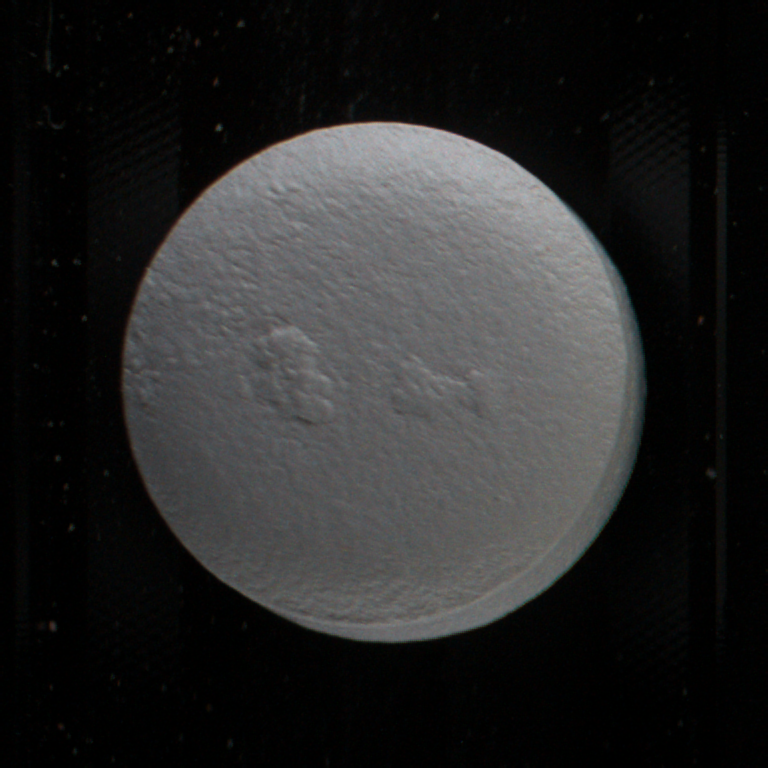
#> input picture code/chipping_test/Cam1--01-inspection_Cam1_vision_3586_0.png, 768 x 768 px; its folder holds only this picture in this run
$ python chipping_labeling_brown_pill.py
#> lines starting #> are read from the running program, lines starting #| are printed output that depends on the picture; after the words box and inside, x2 and y2 are one past the last pixel; in counts of white or black regions, pixels touching at a corner belong together
import json
import glob
import cv2 as cv
import numpy as np
import shutil


def display_img(image, mask):
    mask = cv.cvtColor(mask, cv.COLOR_GRAY2RGB)
    new_mask = np.bitwise_and(image, mask)
    inv_reg = cv.bitwise_not(mask)
    n_image = np.bitwise_and(image, inv_reg)
    mask[:, :, 0] = mask[:, :, 0]/255 * 249
    mask[:, :, 1] = mask[:, :, 1]/255 * 134
    mask[:, :, 2] = mask[:, :, 2]/255 * 31
    new_mask = cv.addWeighted(new_mask, 0.6, mask, 0.4, 0)
    n_image = n_image + new_mask
    return n_image


file_list = glob.glob('chipping_test/*.png')
m = 0
for filename in file_list:
    pionts = {}
    shapes = []
    f_name, ext = filename.split('.')
    img = cv.imread(filename, 1)
#> img is the input picture: shape (768, 768, 3); mean B, G, R 39.2, 39.3, 39.3
    # img = cv.resize(img, (384, 384))
    b, g, r = cv.split(img)
    r = cv.medianBlur(r, 5)
    #ret, r_mask = cv.threshold(r, 70, 255, cv.THRESH_BINARY)
    ret, r_mask = cv.threshold(r, 30, 255, cv.THRESH_BINARY)
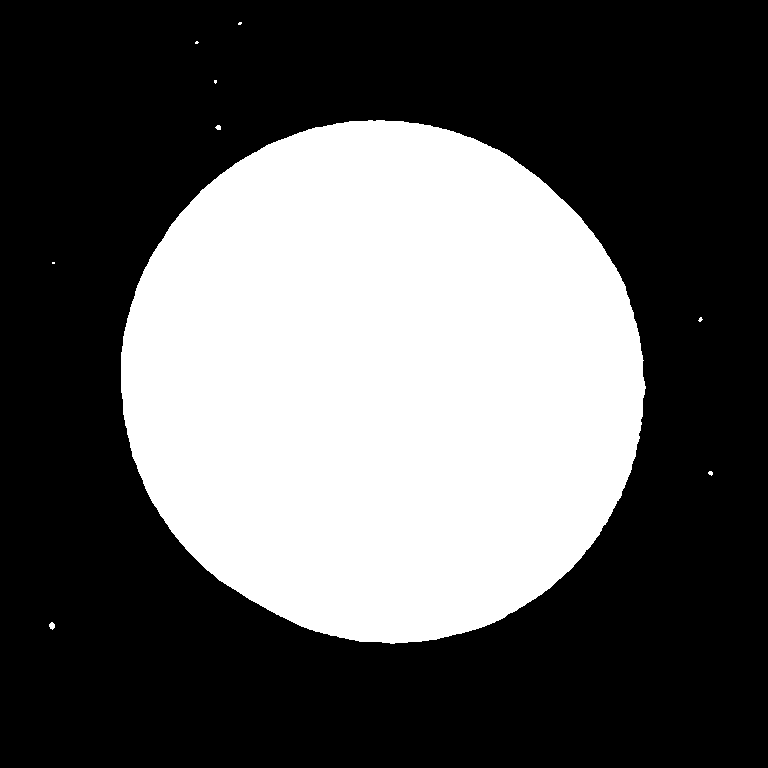
#> r_mask: shape (768, 768); 36.3% white; 9 white regions (6 under 20 px), largest, box (x1, y1, x2, y2) and area: (121, 120, 646, 644) 214233, (49, 622, 55, 630) 34, (215, 125, 221, 130) 23
    # r_mask = cv.dilate(r_mask, kernel=np.ones((1, 1), np.uint8))
    b = cv.bitwise_and(b, r_mask)
    b_mask = cv.medianBlur(b, 15)
    b = cv.medianBlur(b, 5)
    # b = cv.blur(b, (3, 3))
    # cv.imshow('test', b)
    # cv.waitKey()
    b = cv.subtract(b, b_mask)*3
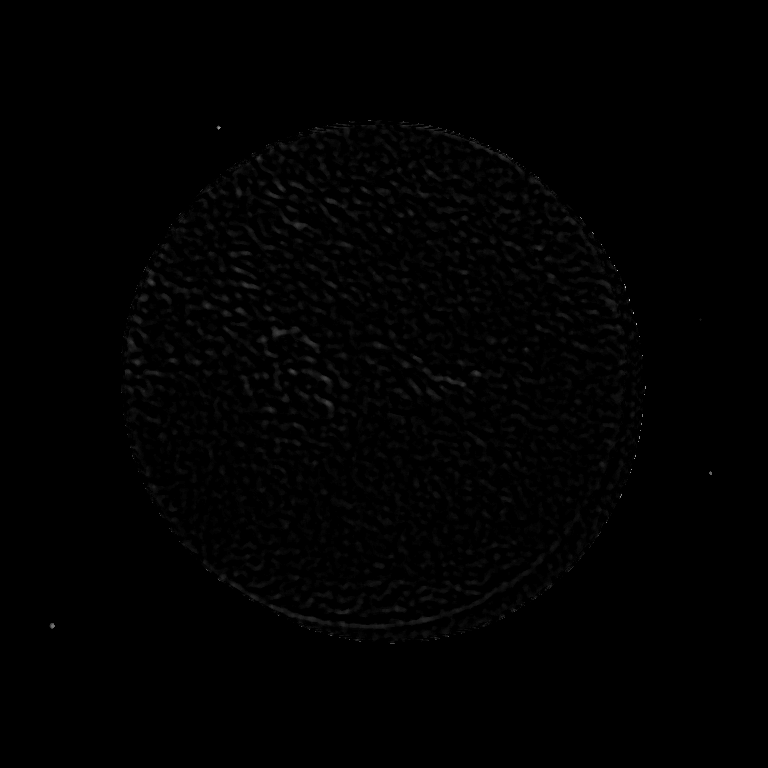
#> b: shape (768, 768); min 0, max 204, mean 1.4
    #low_gv = 40
    #k_erode = 5
    #k_dilate = 5
    low_gv = 9
    k_erode = 5
    k_dilate = 5

    while True:
        b_mask = cv.blur(b_mask, (5, 5))
        b_mask = cv.inRange(b, low_gv, 50)
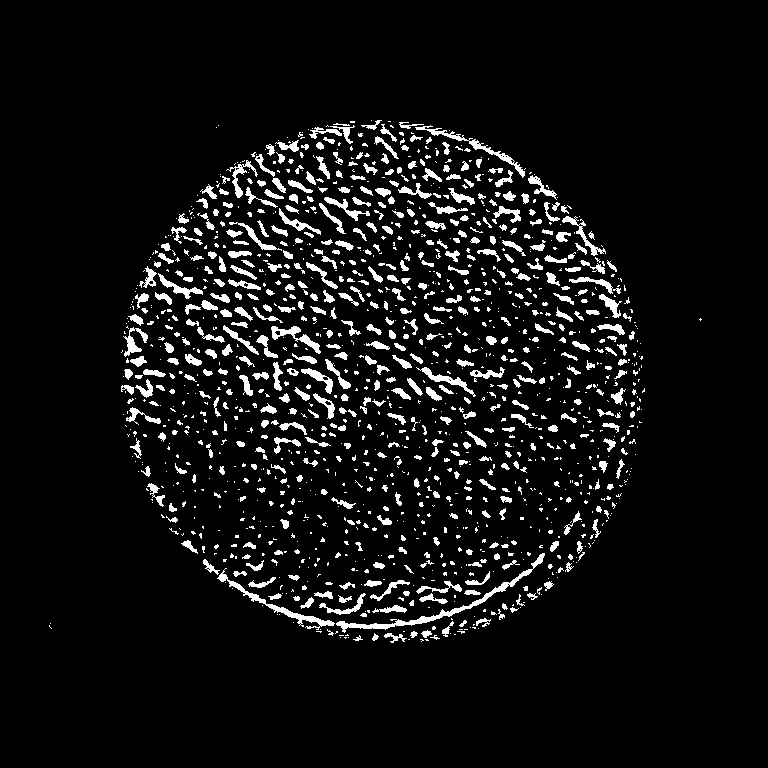
#> b_mask: shape (768, 768); 6.7% white; 1427 white regions (905 under 20 px)
        a = np.zeros_like(b_mask)
        contours, hierarchy = cv.findContours(b_mask, cv.RETR_EXTERNAL, cv.CHAIN_APPROX_SIMPLE)
#> contours = 1427 contours, 1046 with area under 20; largest, box (x1, y1, x2, y2) and area: (336, 553, 545, 633) 866, (217, 568, 335, 630) 532, (415, 125, 525, 178) 407, (271, 326, 321, 354) 329, (416, 367, 476, 397) 264
        for i in range(len(contours)):
            area = cv.contourArea(contours[i])
            if area < 40:
                cv.drawContours(b_mask, contours, i, 0, cv.FILLED)
#> this loop made 1427 passes
#> area on passes 13, 14, 16: 57, 21.5, 23.5
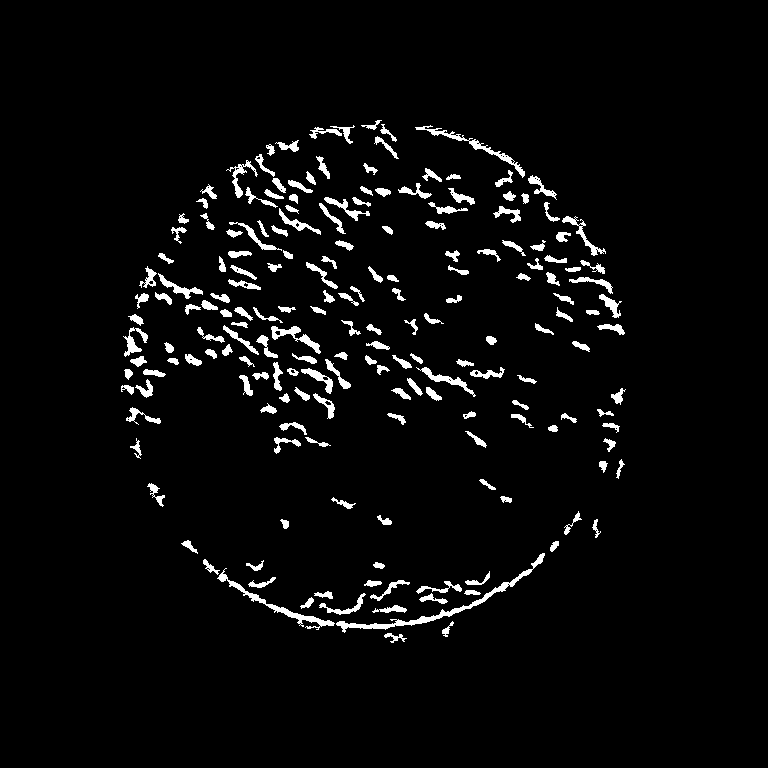
#> b_mask: shape (768, 768); 3.8% white; 190 white regions, largest, box (x1, y1, x2, y2) and area: (336, 553, 545, 633) 1100, (217, 568, 335, 630) 697, (415, 125, 525, 178) 561

        b_mask = cv.dilate(b_mask, kernel=np.ones((k_dilate, k_dilate), np.uint8))
#> b_mask: shape (768, 768); 9.5% white; 99 white regions, largest, box (x1, y1, x2, y2) and area: (201, 551, 547, 645) 7634, (183, 291, 353, 421) 6930, (224, 138, 323, 237) 3666
        b_mask = cv.erode(b_mask, kernel=np.ones((k_erode, k_erode), np.uint8))
#> b_mask: shape (768, 768); 4.2% white; 145 white regions, largest, box (x1, y1, x2, y2) and area: (203, 553, 545, 643) 2687, (252, 326, 321, 391) 918, (226, 154, 286, 208) 910
        new_image = display_img(img, b_mask)
#> in display_img, `mask[:, :, 0] = mask[:, :, 0]/255 * 249`: mask: shape (768, 768, 3); mean B, G, R 10.5, 10.8, 10.8
#> in display_img, `mask[:, :, 2] = mask[:, :, 2]/255 * 31`:
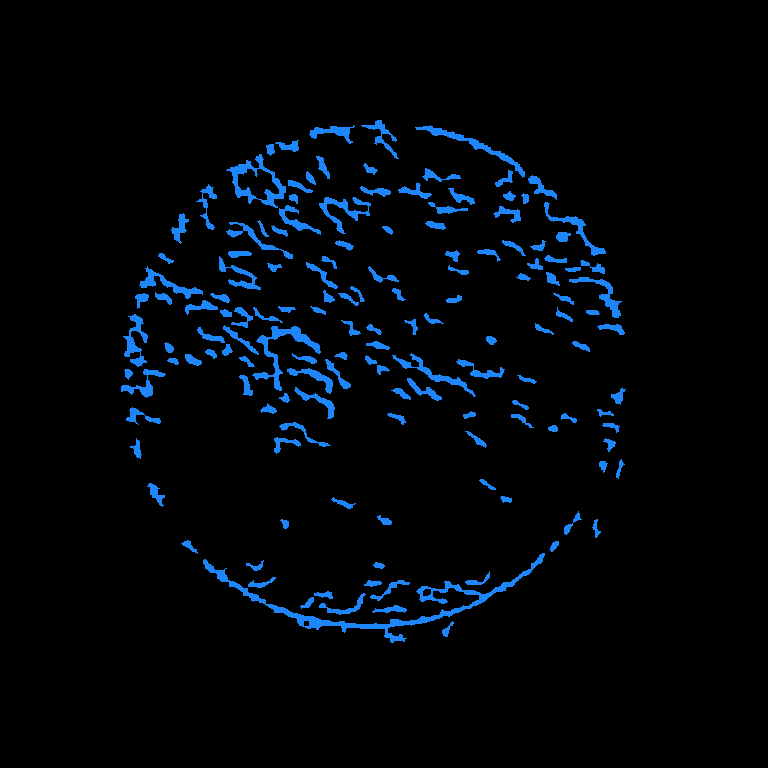
#> mask: shape (768, 768, 3); mean B, G, R 10.5, 5.7, 1.3
#> in display_img, `new_mask = cv.addWeighted(new_mask, 0.6, mask, 0.4, 0)`:
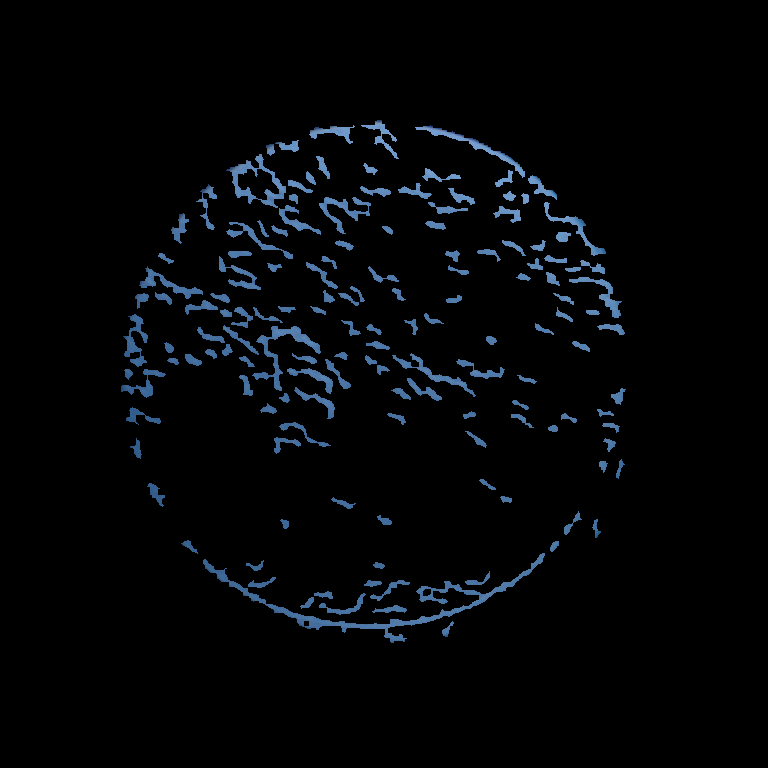
#> new_mask: shape (768, 768, 3); mean B, G, R 7.1, 5.1, 3.4
        new_image = cv.hconcat([cv.resize(img, (768, 768)), cv.resize(new_image, (768, 768))])
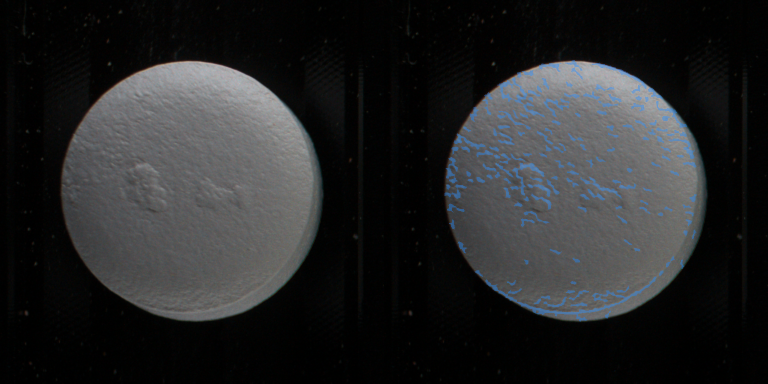
#> new_image: shape (768, 1536, 3) (shown at 1/2 size); mean B, G, R 40.4, 39.5, 38.6
        cv.imshow(filename, new_image)
        cv.moveWindow(filename, 10, 10)
        k = cv.waitKey(0)
#> (key Esc is pressed here)
        cv.destroyAllWindows()
        if k == 27:  # ESC key
            break
        elif k == 13:  # Return Key
            if m < 10:
                save_string = 'chipping_test/white_chipping_000' + str(m)
            elif m < 100:
                save_string = 'chipping_test/white_chipping_00' + str(m)
            elif m < 1000:
                save_string = 'chipping_test/white_chipping_0' + str(m)
            elif m < 10000:
                save_string = 'chipping_test/white_chipping_' + str(m)
            cv.imwrite(save_string + '.png', img)
            cv.imwrite(save_string + '_gt.png', b_mask)
            json_f_name = save_string.split('/')
            contours, hierarchy = cv.findContours(b_mask, cv.RETR_EXTERNAL, cv.CHAIN_APPROX_SIMPLE)
            for i in range(len(contours)):
                shape = {"label": "chipping", "points": np.squeeze(contours[i], axis=1).tolist(), "group_id": None,
                         "shape_type": "polygon", "flag": {}
                         }
                shapes.append(shape)
            # print(i, shapes)
            j_data = {"version": "4.2.9", "flags": {}, "shapes": shapes, "imagePath": json_f_name[-1]+'.png', "imageData": None,  "imageHeight": 768, "imageWidth": 768}
            with open(save_string + '.json', 'w') as fp:
                json.dump(j_data, fp, indent=2)
                fp.close()
            m += 1
            break
        elif k == 105:  # i key (increase threshold gv)
            low_gv += 2
            print('gv+5', low_gv)
        elif k == 100:  #  d key (decrease threshold gv)
            low_gv -= 2
            print('gv-5', low_gv)
        elif k == 112:  # p key (move image to picking folder)
            f_path, name = f_name.split('\\')
            shutil.move(filename, f_path + '/picking/'+name+'.png')
            cv.imwrite(f_path + '/picking/' + name + '_gt.png', b_mask)
            break
        elif k == 103:  # g key (move image to good folder)
            f_path, name = f_name.split('\\')
            shutil.move(filename, f_path + '/good/'+name+'.png')
            break
        elif k == 101:  # e key (increase kernel size of erosion)
            k_erode += 1
            print('kernel size of erode = ', k_erode)
        elif k == 119:  # w key (decrease kernel size of erosion)
            k_erode -= 1
            print('kernel size of erode = ', k_erode)


    # print(name)

$ run again, on code/chipping_test/Cam2_vision_2661_0.png
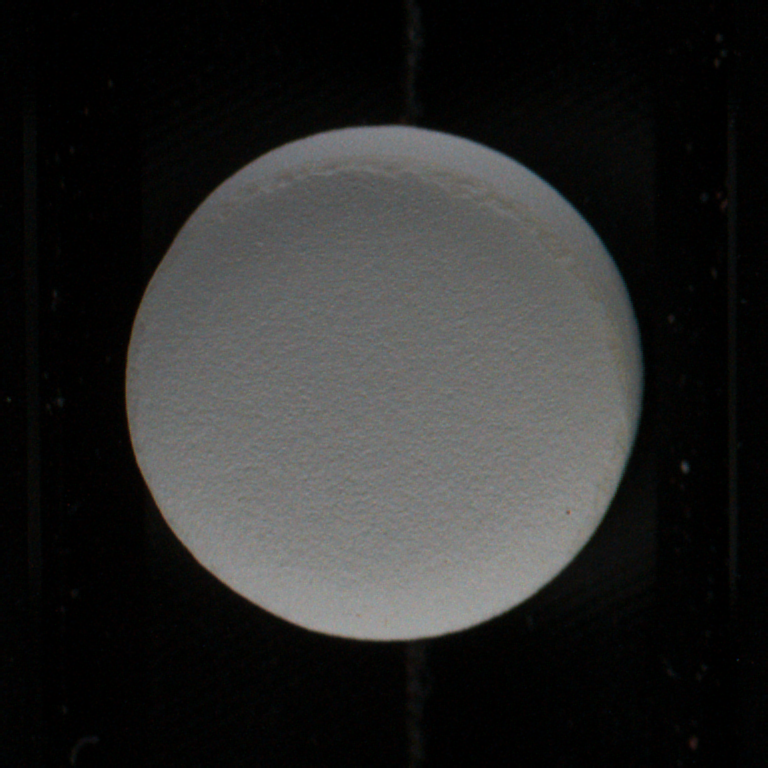
#> input picture code/chipping_test/Cam2_vision_2661_0.png, 768 x 768 px
#> img is the input picture: shape (768, 768, 3); mean B, G, R 41, 41.9, 41.7
#> r_mask: shape (768, 768); 35.7% white; 3 white regions, box (x1, y1, x2, y2) and area: (125, 122, 643, 643) 210480, (681, 463, 688, 472) 46, (690, 740, 696, 747) 30
#> contours = 1892 contours, 1554 with area under 20; largest, box (x1, y1, x2, y2) and area: (310, 164, 400, 180) 310, (479, 200, 519, 222) 160, (317, 621, 351, 639) 142, (429, 130, 464, 153) 141, (174, 526, 203, 547) 138
#> the loop `for i in range(len(contours)):` made 1892 passes
#> area on passes 27, 31, 35: 45.5, 42.5, 93.5
#> after the loop `for i in range(len(contours)):`:
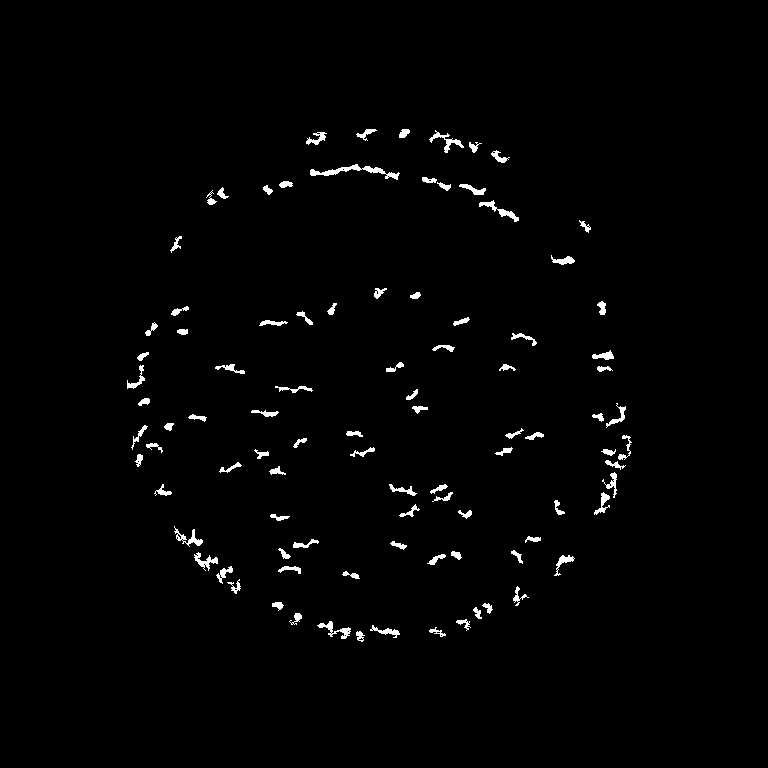
#> b_mask: shape (768, 768); 1.4% white; 95 white regions, largest, box (x1, y1, x2, y2) and area: (310, 164, 400, 180) 406, (479, 200, 519, 222) 211, (429, 130, 464, 153) 200
#> inv_reg: shape (768, 768, 3); 98.4% white; 89 black regions, largest, box (x1, y1, x2, y2) and area: (310, 164, 400, 180) 444, (594, 472, 617, 515) 324, (216, 566, 241, 594) 252
#> `new_image = cv.hconcat([cv.resize(img, (768, 768)), cv.resize(new_imag..`:
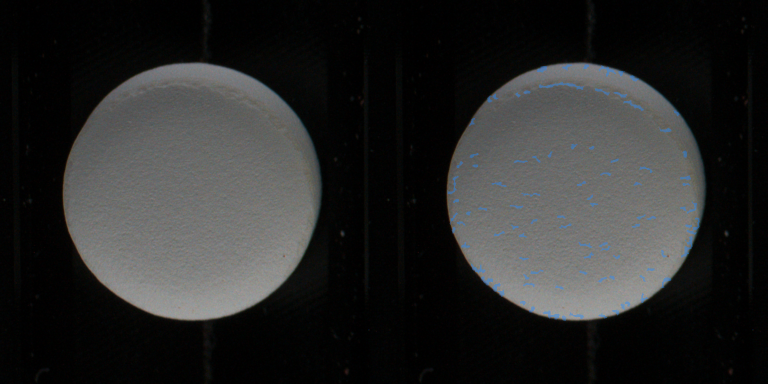
#> new_image: shape (768, 1536, 3) (shown at 1/2 size); mean B, G, R 41.4, 41.9, 41.5
